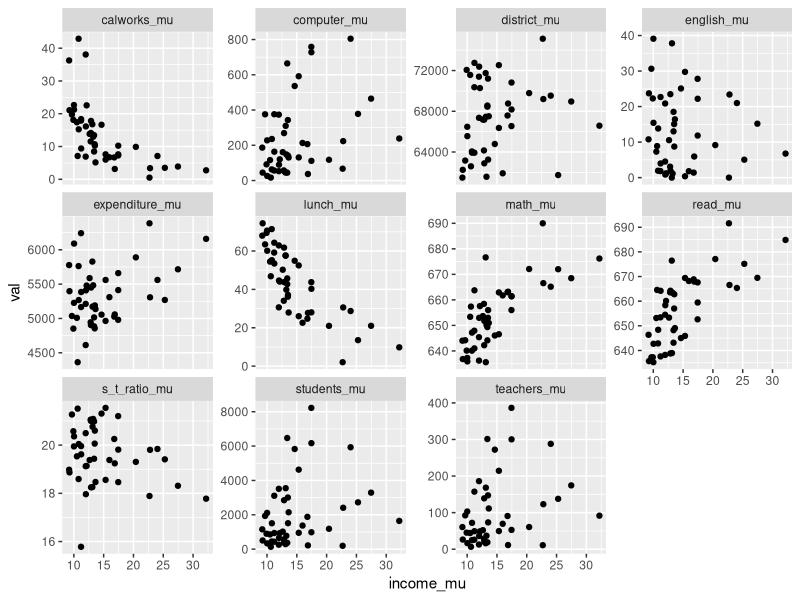

Generate this figure with R:
## ---- chunk 1
knitr::opts_chunk$set(echo = TRUE, warning = FALSE, message = FALSE)
## ---- chunk 2
library(tidyverse)
library(here)
## ---- chunk 3
x <- c("Waffle!!!", "teddy", "  critter?!", "  taco   CAT   !")
stringr::str_to_title(x)
str_to_lower(x)
str_squish(x) %>% 
  str_to_upper()
str_squish(x) %>% 
  str_to_sentence()

str_split(x, 'e'); str_split(x, 't')

str_replace(x, 'e', 'Z')
str_replace(x, ' ', '_')
str_replace_all(x, ' ', '_')
str_replace_all(x, ' +', '_') ### replace one or more spaces with _
str_replace_all(str_squish(x), ' +|!+|\\?+', '_')
### more regular expressions in the self-guided tour for asynchronous session

str_detect(x, 't'); str_detect(x, 'dd|tt') ### is pattern in the string?
## ---- chunk 4
ca_schools <- read_csv(here('data/ca_schools.csv'))

# ca_schools$county %>% unique()

ca_schools_clean <- ca_schools %>%
  mutate(county = str_replace_all(county, '_', ' ')) %>%
  mutate(county = str_to_title(county)) %>%
  mutate(county = str_replace(county, 'Barabara', 'Barbara')) %>%
  mutate(county = factor(county))

ca_schools_clean$county %>% unique()

write_csv(ca_schools_clean, here('data/ca_schools_clean.csv'))

## ---- chunk 5
ca_by_county <- ca_schools_clean %>%
  mutate(s_t_ratio = students / teachers) %>%
  group_by(county) %>%
  # summarize(mean_s_t = mean(s_t_ratio))
  # summarize(across(.cols = students:math, .fns = mean))
  # summarize(across(.cols = c(students, math), 
  #                  .fns = mean, .names = '{.col}_mean'))
  summarize(across(.cols = where(is.numeric), 
                   .fns = list(mu = mean, sig = sd)))
## ---- chunk 6
ca_to_plot <- ca_by_county %>%
  select(-contains('sig')) %>%
  pivot_longer(names_to = 'var', values_to = 'val', cols = c(contains('mu'), -income_mu))
ggplot(ca_to_plot, aes(x = income_mu, y = val)) +
  geom_point() +
  facet_wrap(~ var, scales = 'free_y')
